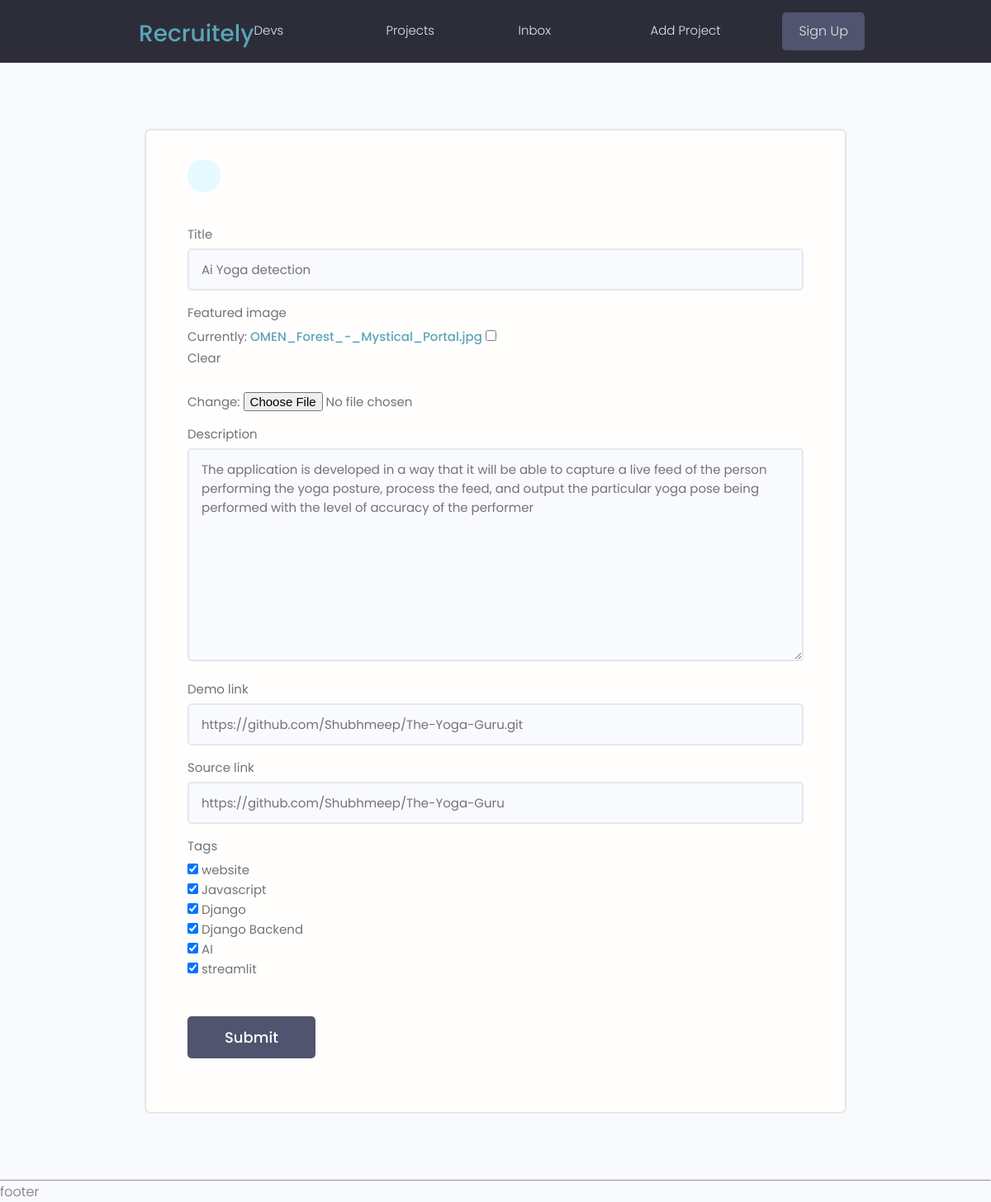
The page /projects/update-project/184d159ed8274945a6a2c88b638120ff on the database its author committed.
### mainApp/models.py (models this page shows, shortened)
class project(models.Model):
    owner = models.ForeignKey(profile,null=True,blank=True,on_delete=models.SET_NULL)
    id = models.UUIDField(default=uuid.uuid4,primary_key=True,unique=True,editable=False)
    title = models.CharField(max_length=200)
    featured_image = models.ImageField(null=True,blank=True,default = "default.jpg" )
    description = models.TextField(null=True,blank=True)
    demo_link = models.CharField(max_length=200,null = True, blank=True)
    source_link = models.CharField(max_length=200,null = True, blank=True)
    tags = models.ManyToManyField('tag',blank=True)
    vote_ratio = models.IntegerField(default=0, null = True, blank=True)
    vote_total = models.IntegerField(default=0, null = True, blank=True)
    created = models.DateTimeField(auto_now_add=True)

### mainApp/views.py (the view)
# urls.py: path('update-project/<str:pk>',views.updateProject,name="update-project"),
def updateProject(request,pk):
    projectlist = pp.objects.get(id=pk)
    forms = ProjectForm(instance=projectlist)
    if request.method == 'POST':
        forms = ProjectForm(request.POST,request.FILES,instance = projectlist)
        if forms.is_valid():
            forms.save()
            return redirect('projects')
    context = {'form':forms}
    return render(request,"mainApp/project_form.html",context)

### mainApp/forms.py
class ProjectForm(ModelForm):
    class Meta:
        model = project
        fields = ['title','featured_image','description','demo_link','source_link','tags']
        widgets = {
            'tags':forms.CheckboxSelectMultiple(),
        }
    def __init__(self,*args,**kwargs):
        super(ProjectForm,self).__init__(*args,**kwargs)
        self.fields['title'].widget.attrs.update({'class':'input','placeholder':'Add Title'})
        self.fields['description'].widget.attrs.update({'class':'input','placeholder':'Add Description'})
        self.fields['demo_link'].widget.attrs.update({'class':'input','placeholder':'Add Demo Link'})
        self.fields['source_link'].widget.attrs.update({'class':'input','placeholder':'Add Source Code Link'})

### mainApp/models.py (called while the page is built)
    def __str__(self) -> str:
        return str(self.name)

### mainApp/templates/mainApp/project_form.html (shortened to what this page needs)
{% extends 'main.html' %}
{% block content %}
     <main class="formPage my-xl">
        <div class="content-box">
            <div class="formWrapper">
                <a class="backButton" href="{% url 'projects' %}"></a>
                <br>
                <form class="form" method="POST"  enctype="multipart/form-data">
                    {% for i in form %}
                        <div class="form__field">
                            <label for="formInput#text">{{i.label}}</label>
                            {{i}}
                        </div>
                    {% endfor %}
                    <input class="btn btn--sub btn--lg  my-md" type="submit" value="Submit" />
                </form>
            </div>
        </div>
    </main>
{% endblock %}

### static/styles/app.css (style rules this page uses)
:root { --color-sub: #2d2d39; }
.btn--sub { background-color: var(--color-sub-light); }
.content-box { width: 95%; max-width: 85rem; margin: 0 auto; }
.backButton { background: var(--color-main-light); color: var(--color-main); width: 4rem; height: 4rem; display: flex; align-items: center; justify-content: center; border-radius: 50%; }
.formPage .formWrapper { list-style: none; background: var(--color-white); padding: 3.5rem 5rem; border: 2px solid var(--color-light); border-radius: 0.7rem; }

### static/uikit/styles/modules/_variables.css (style rules this page uses)
:root { --color-main: #5aa5b9; --color-main-light: #e6faff; --color-sub: #3f4156; --color-sub-light: #51546e; --color-sub-lighter: #ededfd; --color-text: #737373; --color-gray: #8b8b8b; --color-light: #e5e7eb; --color-light-gray: #767676; --color-bg: #f8fafd; --color-white: #fffefd; --color-white-light: #f3f3f3; --color-success: #359e64; --color-success-bg: #def8e8; --color-error: #fc4b0b; --color-error-bg: #fff2ee; --font-base: 'Poppins', arial, helvetica, 'Segoe UI', roboto, ubuntu, sans-serif; --font-monospace: 'Fira Code', 'Courier New', courier, monospace; --font-regular: 300; --font-medium: 500; --font-bold: 700; --generic-shadow: 1px 1px 5px #00000010; --generic-transition: all 0.3s ease-in-out; }

### static/uikit/styles/modules/_base.css (style rules this page uses)
* { margin: 0; padding: 0; box-sizing: border-box; text-rendering: optimizeLegibility; color: inherit; font-size: inherit; }
html { font-size: 50%; }
@media only screen and (min-width: 480px) { html { font-size: 56.25%; } }
@media only screen and (min-width: 1200px) { html { font-size: 62.5%; } }
body { line-height: 1.6; font-weight: 400; font-size: 1.5rem; color: var(--color-text); background-color: var(--color-bg); min-height: 100vh; }

### static/uikit/styles/modules/_typography.css (style rules this page uses)
* { font-family: var(--font-base); }
a { padding-bottom: 2px; text-decoration: none; display: inline-block; color: var(--color-main); font-weight: var(--font-medium); }

### static/uikit/styles/modules/_utilities.css (style rules this page uses)
.my-md { margin: 3rem auto; }
.my-xl { margin: 8rem auto; }

### static/uikit/styles/modules/_button.css (style rules this page uses)
.btn { display: inline-block; position: relative; cursor: pointer; background-color: var(--color-light); font-weight: var(--font-medium); color: var(--color-sub); text-decoration: none; padding: 1rem 2rem; border-radius: 0.5rem; border: none; width: -webkit-fit-content; width: -moz-fit-content; width: fit-content; height: -webkit-fit-content; height: -moz-fit-content; height: fit-content; font-size: 1.6rem; outline-width: 0; outline-color: transparent; -webkit-backface-visibility: hidden; backface-visibility: hidden; transition: all 0.3s ease-in-out; }
.btn--sub { background-color: var(--color-sub); color: var(--color-white); }
.btn--lg { font-size: 1.8rem; padding: 1.2rem 4.5rem; }

### static/uikit/styles/modules/_form.css (style rules this page uses)
.form { display: block; }
.form__field { margin-top: 1.5rem; margin-bottom: 1.5rem; }
.form__label, .form__field > label { display: block; margin-bottom: 0.5rem; color: var(--color-text); }
input.input[type='text'], input.input[type='email'], input.input[type='password'], input.input[type='number'], textarea.input { min-width: 24rem; width: 100%; padding: 1.2rem 1.5rem; border-radius: 0.5rem; border: 2px solid var(--color-light); transition: all 0.3s ease-in-out; background-color: var(--color-bg); }

### rows shown on the page
project: form "Ai Yoga detection" "The application is developed in a way that it will be able to capture a live feed of the person performing the yoga posture, process the feed, and output the particular yoga pose being performed with the level of accuracy of the performer" "https://github.com/Shubhmeep/The-Yoga-Guru.git" "https://github.com/Shubhmeep/The-Yoga-Guru"

### other values the page prints
{{ i.label }} "Title" "Featured image" "Description" "Demo link" "Source link" "Tags"
